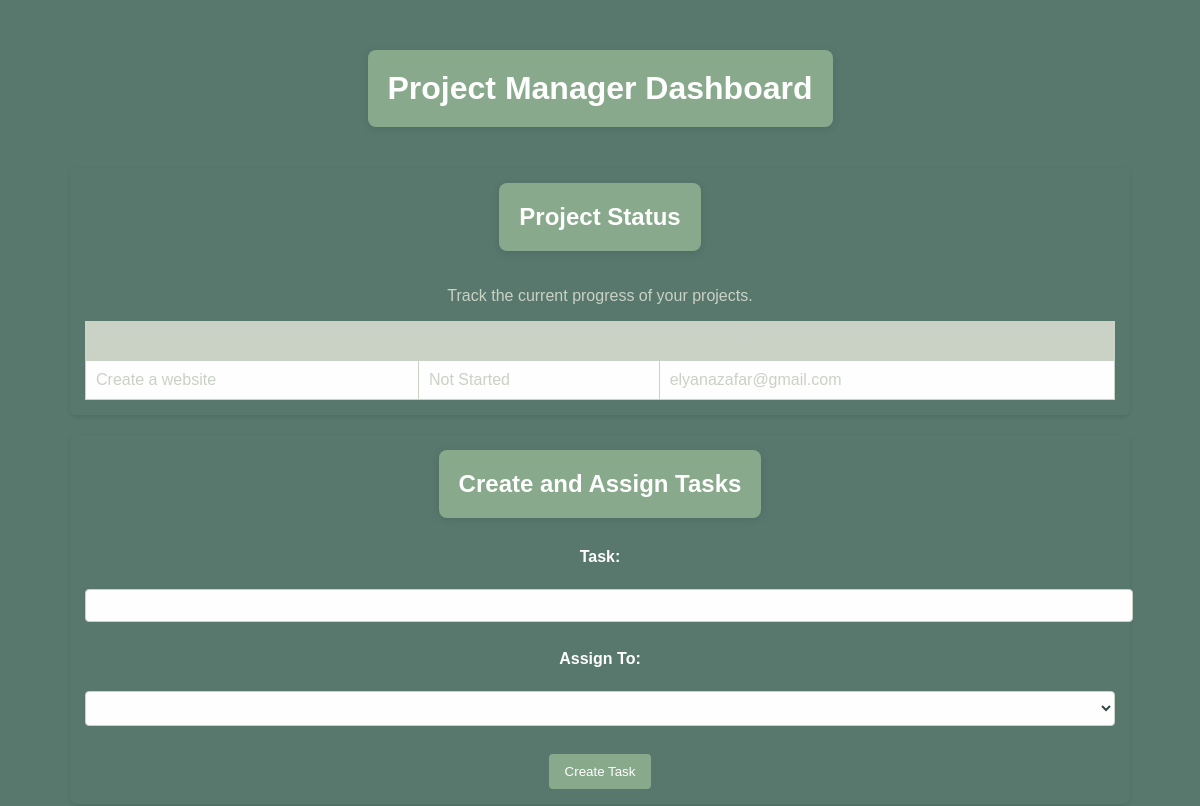
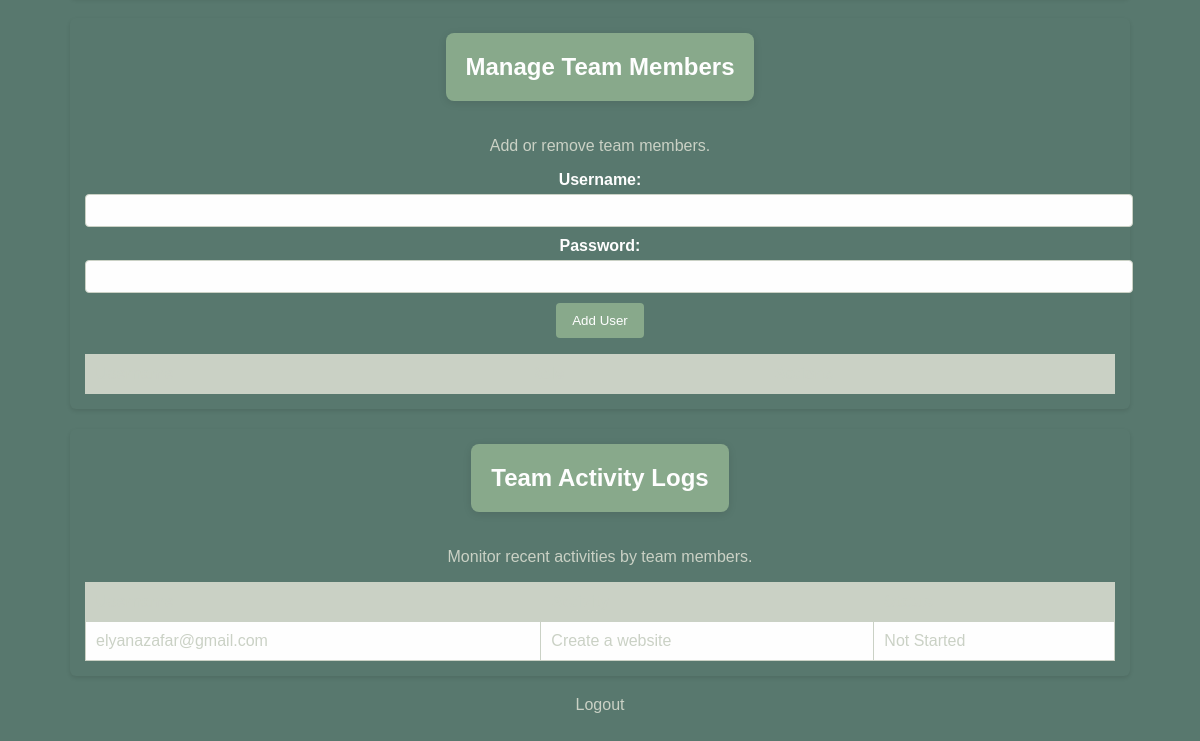
Before: /pm_dashboard with the older database file (2 pictures, top to bottom).
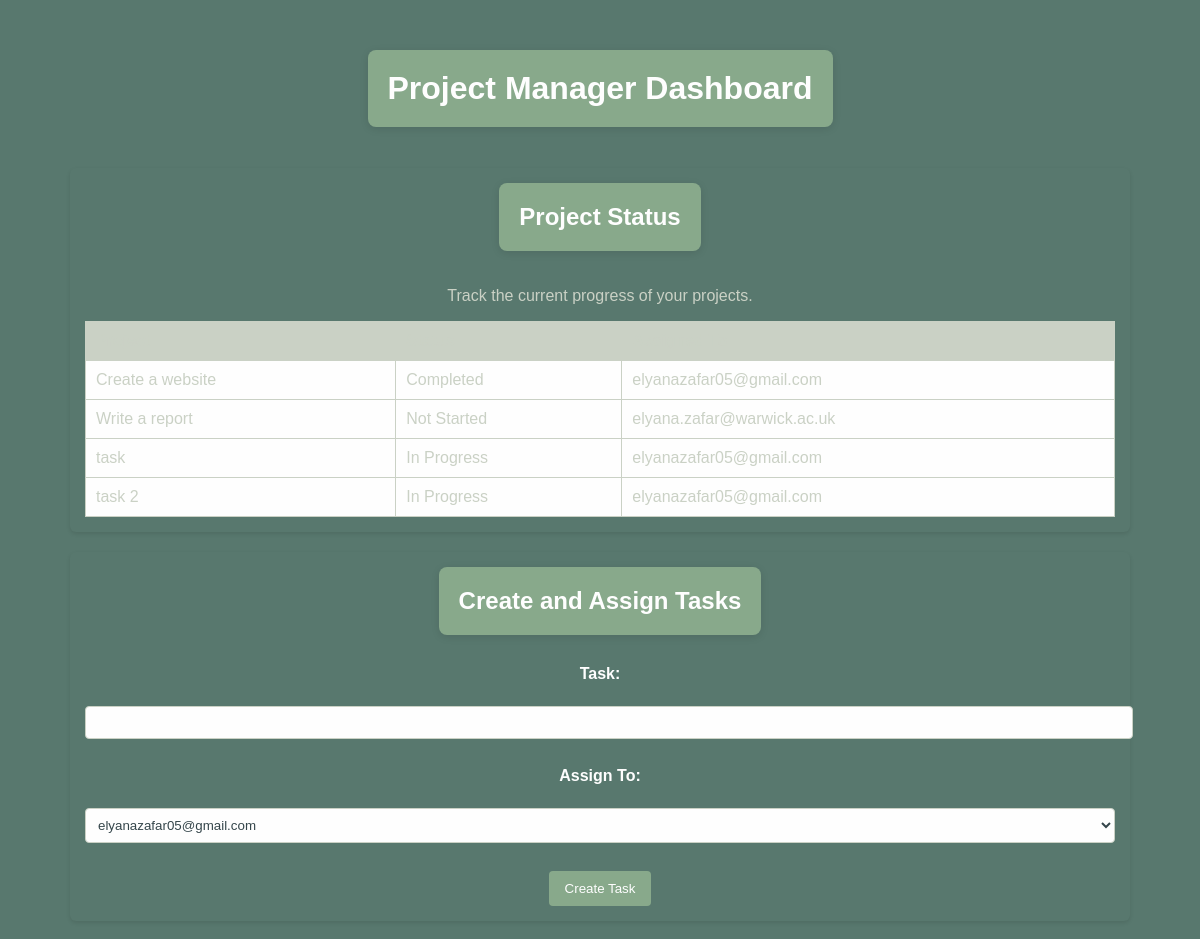
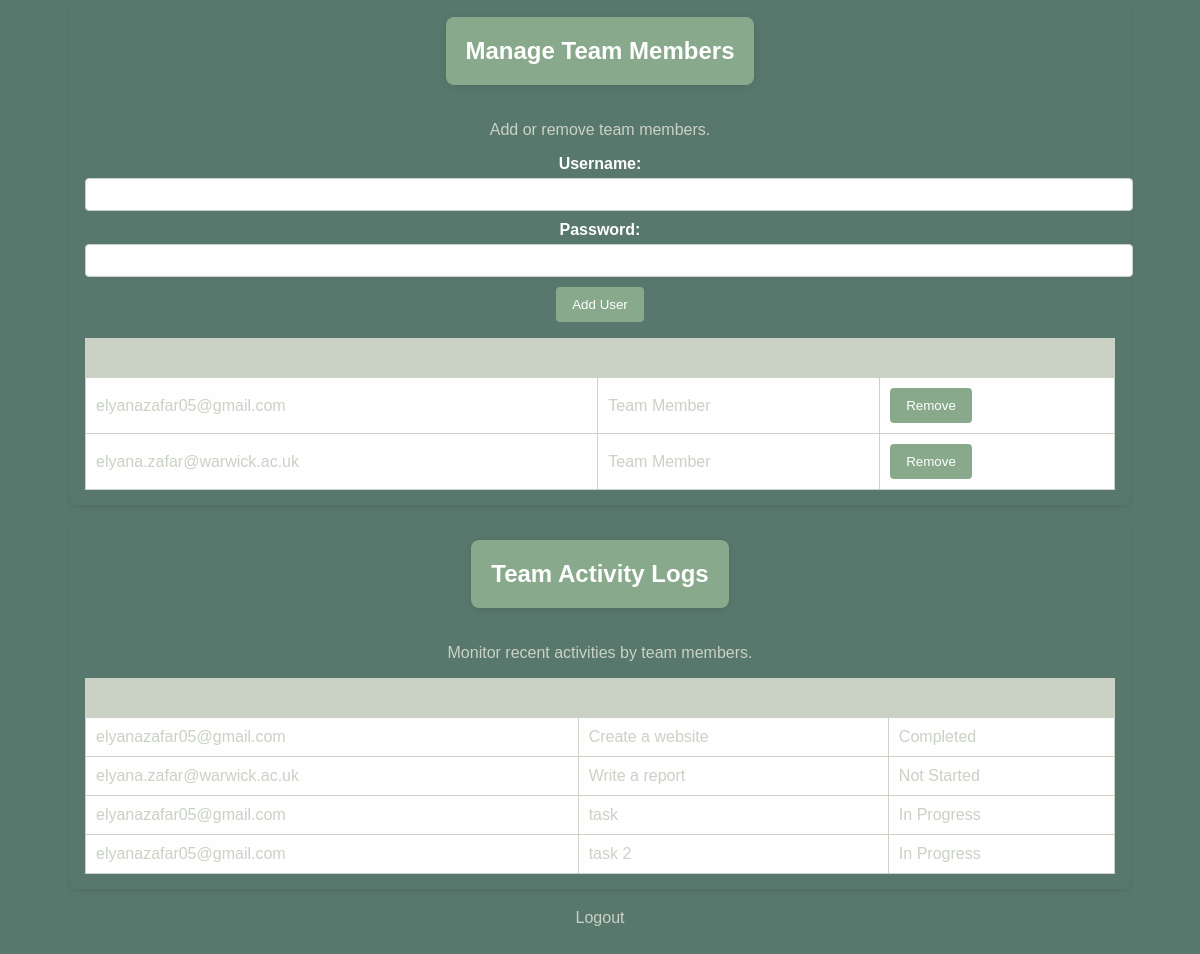
After: the same page with the newer database file (2 pictures, top to bottom).
### tables.py (models this page shows)
class Task(Base):
    __tablename__= 'tasks'
    id = Column(Integer, primary_key=True)
    title = Column(String(100), nullable=False)
    description = Column(Text)
    status = Column(String(50), default='Not Started')  #Not Started, In Progress, Completed
    assigned_to = Column(Integer, ForeignKey('users.id'), nullable=False)
    user = relationship("User", back_populates="tasks")

class User(Base):
    __tablename__ = 'users'
    id = Column(Integer, primary_key=True)
    username = Column(String(50), unique=True, nullable=False)
    password = Column(String(200), nullable=False)
    role = Column(String(20), nullable=False)  #'team_member' or 'project_manager'
    tasks = relationship("Task", back_populates="user")

### auth.py (the view, shortened to what this page needs)
      @app.route('/pm_dashboard', methods= ['GET', 'POST'])
      def pm_dashboard():
            team_members = db_session.query(User).filter_by(role='team_member').all()
            tasks = db_session.query(Task).all()
            return render_template('pm_dashboard.html', team_members=team_members, tasks=tasks)

### templates/pm_dashboard.html (shortened to what this page needs)
<!DOCTYPE html>
<html lang="en">
<head>
    <link rel="stylesheet" href="{{ url_for('static', filename='style.css') }}">
</head>
<body>
    <h1>Project Manager Dashboard</h1>
    <main>
        <section id="project-status">
            <h2>Project Status</h2>
            <p>Track the current progress of your projects.</p>
            <table>
                <thead>
                    <tr>
                        <th>Project</th>
                        <th>Status</th>
                        <th>Assigned To</th>
                    </tr>
                </thead>
                <tbody>
                    {% for task in tasks %}
                    <tr>
                        <td> {{ task.title }} </td>
                        <td> {{ task.status }} </td>
                        <td> {{ task.user.username if task.user else 'Unassigned' }} </td>
                    </tr>
                    {% endfor %}
                </tbody>
                </table>
        </section>
        <section id="assign-tasks">
            <h2>Create and Assign Tasks</h2>
            <form action="/pm_dashboard" method="post">
                <label for="task">Task:</label><br>
                <input type="text" id="task" name="task" required><br><br>
                <label for="assigned_to">Assign To:</label><br>
                <select id="assigned_to" name="assigned_to" required>
                    {% for member in team_members %}
                    <option value="{{ member.id }}">{{ member.username }}</option>
                    {% endfor %}
                </select><br><br>
                <button type="submit">Create Task</button>
            </form>
        </section>
    <section id="manage-team">
        <h2>Manage Team Members</h2>
        <p>Add or remove team members.</p>
        <form action="{{ url_for('add_user') }}" method="POST" style="margin-bottom: 1rem;">
            <label for="username">Username:</label>
            <input type="text" name="username" required>
            <label for="password">Password:</label>
            <input type="password" name="password" required>
            <button type="submit">Add User</button>
        </form>
        <table>
            <thead>
                <tr>
                    <th>Username</th>
                    <th>Role</th>
                    <th>Actions</th>
                </tr>
            </thead>
            <tbody>
                {% for member in team_members %}
                <tr>
                    <td>{{ member.username }}</td>
                    <td>Team Member</td>
                    <td>
                        <form action="{{ url_for('remove_user', user_id=member.id) }}" method="POST" style="display:inline;">
                            <button type="submit">Remove</button>
                        </form>
                    </td>
                </tr>
                {% endfor %}
            </tbody>
        </table>
    </section>
        <section id="activity-logs">
            <h2>Team Activity Logs</h2>
            <p>Monitor recent activities by team members.</p>
            <table>
        <thead>
            <tr>
                <th>Username</th>
                <th>Activity</th>
                <th>Status</th>
            </tr>
        </thead>
        <tbody>
            {% for task in tasks %}
            <tr>
                <td>{{ task.user.username if task.user else "Unassigned" }}</td>
                <td>{{ task.title }}</td>
                <td>{{ task.status }}</td>
            </tr>
            {% endfor %}
        </tbody>
        </table>
        </section>
        <a class="logout" href="{{ url_for('pm_login') }}">Logout</a>
    </main>
</body>
</html>

### static/style.css (style rules this page uses)
body { font-family: Arial, sans-serif; background-color: #58786e; margin: 0; padding: 0; padding: 50px; text-align: center; color: #fefefe; }
main, .container { padding: 20px; }
section { background-color: #58786e; color: #cad1c5; padding: 15px; margin-bottom: 20px; border-radius: 6px; box-shadow: 0 2px 4px rgba(0,0,0,0.1); }
h1, h2 { margin-top: 0; background-color: #88a98b; color: #fefefe; display: inline-block; padding: 20px; border-radius: 8px; box-shadow: 0 2px 8px rgba(0, 0, 0, 0.1); }
form { margin-top: 10px; }
label { display: block; margin-bottom: 5px; font-weight: bold; background-color: #58786e; color: #fefefe; }
input[type="text"], input[type="password"], select { width: 100%; padding: 8px; margin-bottom: 10px; border: 1px solid #cad1c5; background-color: #fefefe; color: #35464b; border-radius: 4px; }
button { background-color: #88a98b; color: #fefefe; border: none; padding: 10px 16px; cursor: pointer; border-radius: 4px; }
table { width: 100%; border-collapse: collapse; background-color: #fefefe; margin-top: 10px; }
table, th, td { border: 1px solid #cad1c5; }
th, td { padding: 10px; text-align: left; background-color: #fefefe; }
th { background-color: #cad1c5; }
a { color: #cad1c5; text-decoration: none; }

Changed rows visible on the page:
changed Task "Create a website": status "Not Started" → "Completed"; user "elyanazafar@gmail.com" → "elyanazafar05@gmail.com"
added Task: title "Write a report", status "Not Started", user "elyana.zafar@warwick.ac.uk"
added Task: title "task", status "In Progress", user "elyanazafar05@gmail.com"
added Task: title "task 2", status "In Progress", user "elyanazafar05@gmail.com"
now on this page (row edited): User: username "elyanazafar05@gmail.com"
added User: username "elyana.zafar@warwick.ac.uk"
Other visible differences:
form field assigned_to: (not shown) → "elyanazafar05@gmail.com"
